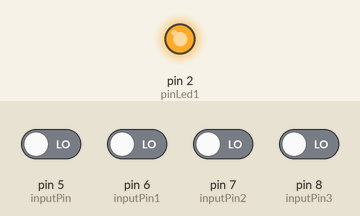
Recording of a sketch running on a simulated Arduino Uno, built with avr-gcc and run on an emulated ATmega328P. On the bench: output pins drawn as LEDs (lit = HIGH). The test bench sets the inputs (shaded band); at power-on: pin 5 (inputPin), pin 6 (inputPin1), pin 7 (inputPin2), pin 8 (inputPin3) LOW. What the sketch prints to the serial monitor is not drawn.

Above: at 0.1 s.
Timing chart, 0 to 1.6 s (numbered marks = the images above):
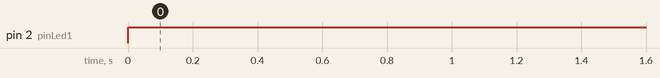

Measured:
- by itself, pin 2 (pinLed1): LOW → HIGH at 0.00 s

The sketch:

Acentos_y_demas.ino
```cpp
// Pin donde se conectan los leds
int pinLed1 = 2;

const int inputPin = 5;
const int inputPin1 = 6;
const int inputPin2 = 7;
const int inputPin3 = 8;

int value = 0;
int value2 = 0;
int value3 = 0;
int value4 = 0;

void setup()
{
  // Configuramos como salidas los pines donde se conectan los led
  pinMode(pinLed1, OUTPUT);
  pinMode(inputPin, INPUT);

  //  Configurar el puerto serial
  Serial.begin(9600);
}

void loop()
{
  // Apagar todos los leds siempre que se inicia el ciclo
  digitalWrite(pinLed1, 1);
  value = digitalRead(inputPin);  //lectura digital de pin
  value2 = digitalRead(inputPin1);  //lectura digital de pin
  value3 = digitalRead(inputPin2);  //lectura digital de pin
  value4 = digitalRead(inputPin3);  //lectura digital de pin

  //mandar mensaje a puerto serie en función del valor leido
  Serial.print("a");
  if (value == HIGH) {
      Serial.print("1");
  }
  else {
    Serial.print("0");
  }
  Serial.print("b");
  if (value2 == HIGH) {
      Serial.print("2");
  }
   else {
    Serial.print("0");
  }
  Serial.print("c");
  if (value3 == HIGH) {
      Serial.print("3");
  }
   else {
    Serial.print("0");
  }
  Serial.print("d");
  if (value4 == HIGH) {
      Serial.print("4");
  }
   else {
    Serial.print("0");
  }
  Serial.println("f");
  // Esperar unos milisegundos antes de actualizar
  delay(100);
}
```
